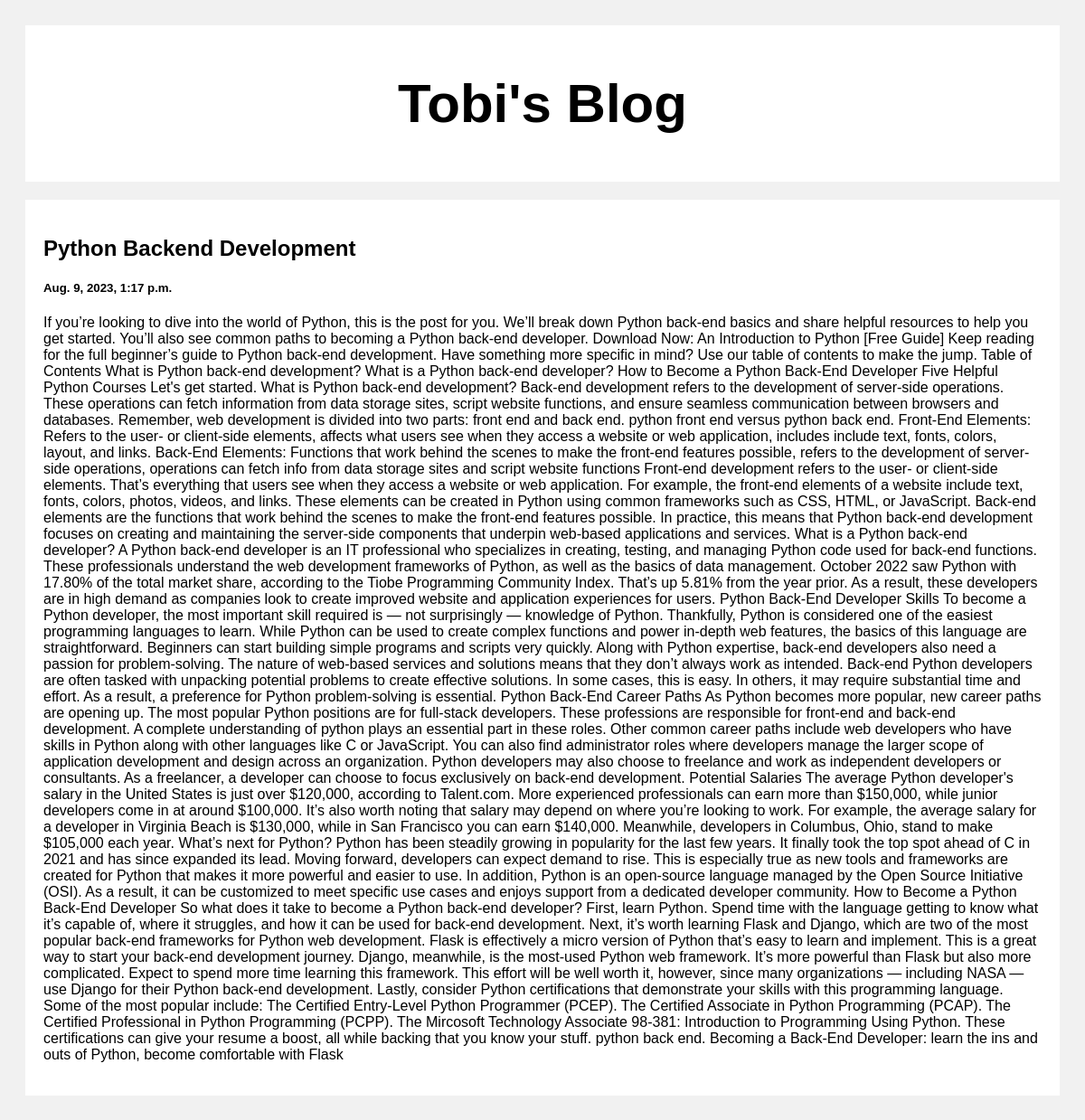
Screenshot of /post/2 with the database file from the repository.
### posts/models.py (models this page shows)
class Post(models.Model):
    title = models.CharField(default='title',max_length=1000)
    content = models.CharField(default='blog post', max_length=1000000)
    created_at = models.DateTimeField(default=datetime.now, blank=True)

### posts/views.py (the view)
# urls.py: path('post/<str:pk>', views.post, name='post')
def post(request, pk):
    posts = Post.objects.get(id=pk)
    return render(request, 'post.html', {'post':posts})

### templates/post.html (shortened to what this page needs)
<!DOCTYPE html>
<html>
<head>
</head>
<body>
<div class="header">
  <h2>Tobi's Blog</h2>
</div>
<div class="row">
  <div class="leftcolumn">
    <div class="card">
        <h2>{{post.title}}</h2>
        <h5>{{post.created_at}}</h5>
        <p>{{post.content}}</p>
    </div>
  </div>
</div>
</body>
</html>

### templates/post.html (style rules this page uses)
* { box-sizing: border-box; }
body { font-family: Arial; padding: 20px; background: #f1f1f1; }
.header { padding: 2px; font-size: 40px; text-align: center; background: white; }
.leftcolumn { float: left; width: 100%; }
.card { background-color: white; padding: 20px; margin-top: 20px; }
.row:after { content: ""; display: table; clear: both; }

### rows the page displays
Post: title "Python Backend Development", created_at "Aug. 9, 2023, 1:17 p.m.", content "If you’re looking to dive into the world of Python, this is the post for you. We’ll break down Python back-end basics and share helpful resources to help you get started. You’ll also see common paths to becoming a Python back-end developer. Download Now: An Introduction to Python [Free Guide] Keep reading for the full beginner’s guide to Python back-end development. Have something more specific in mind? Use our table of contents to make the jump. Table of Contents What is Python back-end development? What is a Python back-end developer? How to Become a Python Back-End Developer Five Helpful Python Courses Let's get started. What is Python back-end development? Back-end development refers to…"
